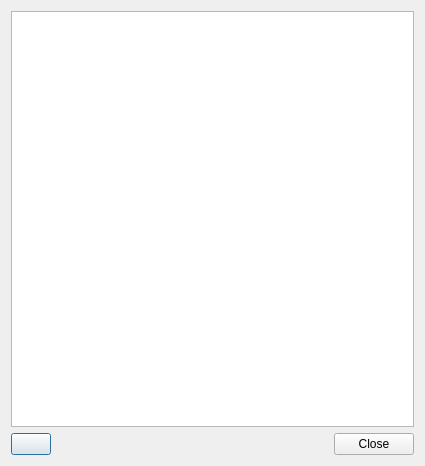
<?xml version="1.0" encoding="UTF-8"?>
<ui version="4.0">
 <class>SummaryDialog</class>
 <widget class="QDialog" name="SummaryDialog">
  <property name="geometry">
   <rect>
    <x>0</x>
    <y>0</y>
    <width>425</width>
    <height>466</height>
   </rect>
  </property>
  <property name="windowTitle">
   <string>MOPA - Execution's Summary</string>
  </property>
  <layout class="QGridLayout" name="gridLayout">
   <item row="2" column="0">
    <widget class="QPushButton" name="savePushButton">
     <property name="text">
      <string/>
     </property>
     <property name="icon">
      <iconset resource="../../resources.qrc">
       <normaloff>:/Icons/save_file.svg</normaloff>:/Icons/save_file.svg</iconset>
     </property>
    </widget>
   </item>
   <item row="2" column="1">
    <spacer name="horizontalSpacer">
     <property name="orientation">
      <enum>Qt::Horizontal</enum>
     </property>
     <property name="sizeHint" stdset="0">
      <size>
       <width>319</width>
       <height>20</height>
      </size>
     </property>
    </spacer>
   </item>
   <item row="2" column="2">
    <widget class="QPushButton" name="closePushButton">
     <property name="text">
      <string>Close</string>
     </property>
    </widget>
   </item>
   <item row="0" column="0" colspan="3">
    <widget class="QTextBrowser" name="summaryTextBrowser"/>
   </item>
  </layout>
 </widget>
 <resources>
  <include location="../../resources.qrc"/>
 </resources>
 <connections/>
</ui>
